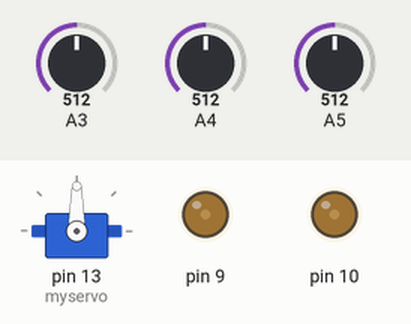
Simulated run of this sketch. Board: Arduino Uno, built with avr-gcc and run on an emulated ATmega328P. Shown: servo, output pins drawn as LEDs (lit = HIGH). The test bench sets the inputs (shaded band); at power-on: A3 = 512, A4 = 512, A5 = 512. Random numbers use the default seed unless the sketch sets one.

Above: at 0.5 s.
At 33.4 s:
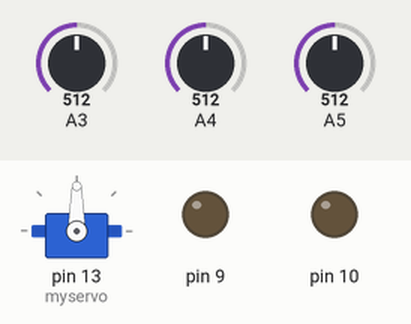
Timing chart, 0 to 40.0 s (numbered marks = the images above):
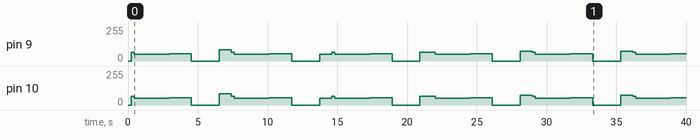

Measured:
- by itself, pin 9: 0/255 → 66/255 at 0.22 s, → 50/255 0.21 s later, → 55/255 2.5 s later, → 0/255 1.6 s later, … (28 changes in this stretch)
- by itself, pin 10: 0/255 → 65/255 at 0.22 s, → 50/255 0.21 s later, → 55/255 2.5 s later, → 0/255 1.6 s later, … (28 changes in this stretch)

The sketch:

base.ino
```cpp
/**************************************************************************
**************************************************************************
Rant main control
**************************************************************************
************************************************************************** */

#include <Servo.h>
#include <math.h>
#include "customized_routines/routines_rant5.h" // select correct rant number
#include "common_routines.h"

// global variables
  // preallocation
Servo myservo;  // create servo object to control a servo
float sensorValues[2]={0,0}; // light sensor array. entry 1: left, entry 2: right
float bumpSensor[2]={0,0}; // bump sensor array. first entry sensor value, second entry empty
int dir = 1; // variable encoding attractive (1) or repelling (-1) behavior
bool servoState = 0; // state of magnet. 1 engaged, 0 disengaged.
float rotMemory[2]={0,0}; // array storing previous random rotation
unsigned long timer = 0;
unsigned long prevTime = 0;
template <typename T> int sgn(T val) { // sign function template
    return (T(0) < val) - (val < T(0));
}

  // sampling parameters
  int bumpSensorSamples = 50; // number of samples for averaging of bump sensor signal
  int sensorSamples = 200; // number of samples for averaging of light sensor signal

  // system parameters
    // advection
    int baseSpeed = 80; // base speed of rant out of 255

    // diffusion
    int diffusionSpeed = 50; // diffusion speed out of 255
    float rwStep = 20;

    // gradient descent
    float G = 0.01 * 5.0/4.0; // rotational gain
    //float G = 0.24;
    int v0 = 4; // speed in cm/s from 2 to 18 cm/s
    float ls = 0.01; // light sensor distance [m]
    float lw = 0.03; // distance between wheels [m]

    // collective construction
    float P = 0; // Cooperation parameter. P=0 fully random taxis, P=1 only chemotaxis.
    float pheromoneThresholdHi = 600; // light sensor value pick-up threshold (only picks up above this value multiplied by P)
    float pheromoneThresholdLo = 250; //150
    float pheromoneThresholdBndry = 80;
    float phDiff = (pheromoneThresholdHi-pheromoneThresholdLo)/2;
    float phMean = (pheromoneThresholdHi+pheromoneThresholdLo)/2;
    int ks = -1; // -1 construction, 1 de-construction

    // hacks
    unsigned long timeOut = 5000;

void setup() {
  myservo.attach(13);  // attaches the servo on pin 9 to the servo object
  setServo(myservo, servoState);
  randomSeed(analogRead(A2)); // pick initial seed from (roughly) random analog signal on light sensor
  Serial.begin(9600);
  v0 = 40 + (255-40)/(18-2)*(v0-2); // metric conversion to arduino-specific speed range
  int calibrationThreshold = 100;
  //calibration(calibrationThreshold, sensorSamples, sensorLow, sensorHigh, sensorValues, myservo); // initial calibration of sensors
}

/**************************************************************************
**************************************************************************
Main Loop
**************************************************************************
************************************************************************** */

void loop() {

  getPheromoneReading(sensorValues, sensorSamples);

  // gradient descent
  gradientDescent(sensorLow, sensorHigh, sensorSamples, dir, v0, G, ls, lw, ks, speedCorrection, P, rotMemory);
  rotMemory[0] = rotMemory[1]; // update random walk memory

   // Obstacle avoidance
  checkBumpSensor(bumpSensor,bumpSensorSamples);
  float svMean = (sensorValues[0]+sensorValues[1])/2;

  if(dir==-1 && svMean<pheromoneThresholdBndry){
    if(millis()-timer>timeOut){ // wait after pick-up before avoiding boundary
      int randTurnSign = sgn(random(-1000,1000));
      setMotors(50, 50);
      delay(500);
      setMotors(-55*randTurnSign, 55*randTurnSign);
      delay(1500);
    }
  }
  else if(dir==1 && bumpSensor[0]<detectionThreshold){
    if(ks*svMean*P>ks*(phMean+ks*phDiff)){
      fetchingRoutine(myservo);
      servoState = 1;
      dir = -1; // reverse motion
      timer = millis();
    }
    else{
      int randTurn = random(20,100);
      int randTurnSign = sgn(random(-1000,1000));
      setMotors(-randTurn*randTurnSign, randTurn*randTurnSign);
      delay(500);
    }
  }

  // if not carrying obstacle, return to forward motion
  checkBumpSensor(bumpSensor,bumpSensorSamples);
  if(bumpSensor[0]>detectionThreshold){
      dir = 1;
    if(servoState!=0){
      setServo(myservo, 0);
      delay(200);
      servoState = 0;
    }
  }

  // drop obstacle
  if(dir==-1 && ks*svMean<P*ks*(phMean-ks*phDiff)){
    int randTurnSign = sgn(random(-1000,1000));
    int randTurn = random(50,100);
    setMotors(50, 50);
    delay(500);
    setMotors(-55*randTurnSign, 55*randTurnSign);
    delay(1500);
    setServo(myservo, 0);
    setMotors(0, 0);
    servoState = 0;
    delay(2000); // pause after dropping
    setMotors(randTurn*randTurnSign, -randTurn*randTurnSign);
    delay(750);
    dir = 1;
  }

//  Serial.print(sensorValues[0]);
//  Serial.print(" ");
//  Serial.println(sensorValues[1]);
}
```

common_routines.h
```cpp
#ifndef COMMON_ROUTINES_H
#define COMMON_ROUTINES_H

// get reading of sensors averaged over N measurements
void getPheromoneReading(float *sensorValues,float N) {
  // read the value from the sensor:
  float meanL = 0;
  float meanR = 0;
  for(int i=0;i<N;i++){
    meanL = analogRead(A4)/N + meanL;
    meanR = analogRead(A3)/N + meanR;
  }
    sensorValues[0] = meanL;
    sensorValues[1] = meanR;
    delay(1);
}

void checkBumpSensor(float *bumpSens,float N) {
  float mean = 0;
  for(int i=0;i<N;i++){
    mean = (float)analogRead(A5)/N + mean;
  }
    bumpSens[0] = mean;
    delay(1);
}

// sensor calibration
void calibration(int calibrationThreshold, int sensorSamples, float *sensorLow, float *sensorHigh, float *sensorValues, Servo myservo) {
  bool calibrationStatus = 0;
  getPheromoneReading(sensorValues,sensorSamples);
  float sensorMemory[2];
  sensorMemory[0] = sensorValues[0];
  sensorMemory[1] = sensorValues[1];
  while(calibrationStatus != 1) {
    getPheromoneReading(sensorValues,sensorSamples);
    if(sensorValues[0] - sensorMemory[0] > calibrationThreshold){
      sensorLow[0] = sensorMemory[0];
      sensorLow[1] = sensorMemory[1];
      sensorHigh[0] = sensorValues[0];
      sensorHigh[1] = sensorValues[1];
      calibrationStatus = 1;
      setServo(myservo, 0);
      delay(5000);
    }
    sensorMemory[0] = sensorValues[0];
    sensorMemory[1] = sensorValues[1];
    delay(500);
  }
}

// Gradient descent
void gradientDescent(float *sLo, float *sHi, int sensorSamples, int dir, int v0, float G, float ls, float lw, int ks, float sc, float P, float *rotMemory) {
  float sVal[2];
  getPheromoneReading(sVal,sensorSamples);
  float signalLeft = (sVal[0]-sLo[0])/(sHi[0]-sLo[0]);
  float signalRight = (sVal[1]-sLo[1])/(sHi[1]-sLo[1]);
  float randN = (float)random(-1000,1000)/1000.0;
  float randRotation = rotMemory[0] + 0.1*randN; // contribution from random rotation
  rotMemory[1] = randRotation;
  float gradCont = tanh(50*(float)dir*ks*(signalLeft-signalRight))/ls; // contribution from gradient
   if(abs(signalLeft-signalRight)<0.01){
    gradCont = 0;
  }
  float omega = gradCont;
  float w0 = omega*lw/2; // transform angular velocity to wheel speeds
  w0 = 40 + (255-40)/(18-2)*(w0*100-2);
  float speedLeft;
  float speedRight;

  speedLeft = (v0 - G*w0)*(1+sc) ;
  speedRight = (v0 + G*w0)*(1-sc);

  setMotors(speedLeft*(float)dir,speedRight*(float)dir);

  //Serial.println(w0);
}

// set motor speeds to follow pheromone (dir=1) or be repelled by it (dir=-1)
void followPheromone(int baseSpeed, float *sLo, float *sHi, int sensorSamples, int dir, float P, float *rotMemory) {
  float sVal[2];
  getPheromoneReading(sVal,sensorSamples);
  float signalLeft = (sVal[0]-sLo[0])/(sHi[0]-sLo[0]);
  float signalRight = (sVal[1]-sLo[1])/(sHi[1]-sLo[1]);
  float randN = (float)random(-1000,1000)/1000.0;
  float randRotation = rotMemory[0] + 0.1*randN; // contribution from random rotation
  rotMemory[1] = randRotation;
  float rotation = (float)dir*(signalLeft-signalRight)*P + 0.3*sin(randRotation*PI)*(1-P); // superposition of chemotaxis and random motion with tuning parameter P
  float speedLeft;
  float speedRight;
  if(rotation>0){
    speedLeft = baseSpeed*(1-2*abs(rotation));
    speedRight = baseSpeed;
  }
  else{
    speedRight = baseSpeed*(1-2*abs(rotation));
    speedLeft = baseSpeed;
  }
  setMotors(speedLeft*(float)dir,speedRight*(float)dir);
}

// set motor speeds to follow pheromone (dir=1) or be repelled by it (dir=-1)
void randomWalk(unsigned long deltaT, int baseSpeed, int dir, float Dr, float *rotMemory) {
  // Box-Muller transform to generate normal distribution
  float U1 = random(1,1000)/1000.0;
  float U2 = random(1,1000)/1000.0;
  float randN = sqrt(-2*log(U1))*cos(2*PI*U2);

  float dtheta = rotMemory[0] + sqrt(2*Dr*(float)deltaT/1000.0)*randN; // contribution from random rotation
  rotMemory[1] = dtheta;

  float speedLeft = baseSpeed + 100*sin(dtheta);
  float speedRight = baseSpeed - 100*sin(dtheta);

  setMotors(speedLeft*dir,speedRight*dir);
}

// fetch a detected obstacle
void fetchingRoutine(Servo myservo){
  setServo(myservo, 1);
  delay(100);
  setMotors(50,50);
  delay(1000);
  setMotors(-50,-50);
  delay(1000);
}

#endif
```

routines_rant5.h
```cpp
#ifndef CUSTOMIZED_ROUTINES_H
#define CUSTOMIZED_ROUTINES_H

float detectionThreshold = 1008; // recognition of obstacle at this sensor value (max value 1024)
float sensorLow[2]={43,43}; // array storing lowest sensor value
float sensorHigh[2]={760,770}; // array storing highest sensor value
float speedCorrection = 0.0;

void setMotors(int mLeft, int mRight){
  if(mLeft<=0){
    digitalWrite(11, HIGH);
  }
  else {
    digitalWrite(11, LOW);
  }
  analogWrite(10,abs(mLeft));

  if(mRight<=0){
    digitalWrite(7, LOW);
  }
  else {
    digitalWrite(7, HIGH);
  }
  analogWrite(9,abs(mRight));
}

// set magnet state to be engaged (1) or disengaged (0)
void setServo(Servo myservo, bool state) {
  if(state){
	myservo.write(0);
  }
  else{
	myservo.write(180);
  }
  delay(100);
}

#endif
```
